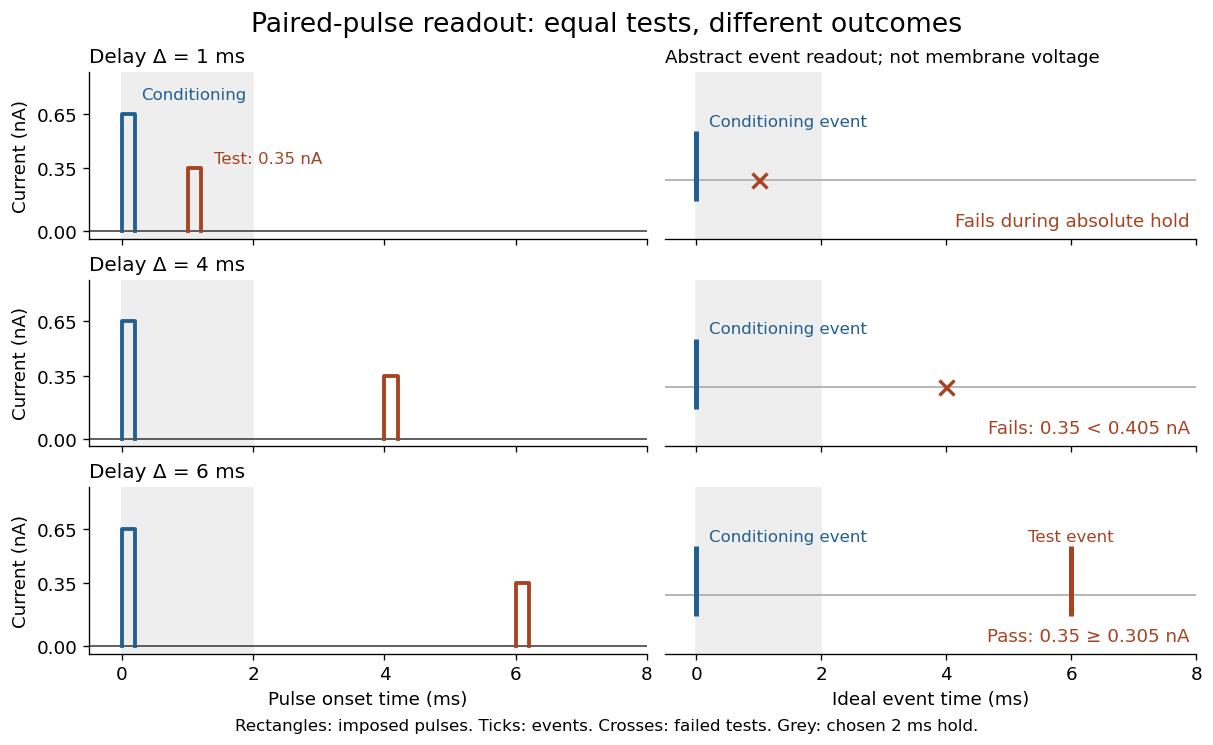

This chart was generated by the following Python code:
"""Original ideal event readout for a stipulated recovery rule; no voltage trace.

Tested: Python 3.14.4, matplotlib 3.10.7, numpy 2.3.5.
Output matching basename.png in cwd. Each row is an independently reset trial.
Conditioning success at time zero is assumed; successful tests emit at onset.
"""
import math
from pathlib import Path

import matplotlib
matplotlib.use('Agg')
import matplotlib.pyplot as plt
import numpy as np

HOLD_MS = 2.0
TAU_MS = 3.0
BASE_NA = 0.2
EXCESS = 2.0
TEST_NA = 0.35
WIDTH_MS = 0.2


def required_current(delay_ms):
    if delay_ms < HOLD_MS:
        return np.inf
    return BASE_NA * (1 + EXCESS*np.exp(-(delay_ms-HOLD_MS)/TAU_MS))


def test_passes(delay_ms, current_na=TEST_NA):
    if delay_ms < HOLD_MS:
        return False
    required = required_current(delay_ms)
    # Include mathematical equality despite a few ULPs of floating-point error.
    return current_na >= required or math.isclose(
        current_na, required, rel_tol=4*np.finfo(float).eps, abs_tol=0.0)


def pulse(ax, start, height, color):
    ax.plot([start, start, start+WIDTH_MS, start+WIDTH_MS],
            [0, height, height, 0], color=color, lw=2.3)


def main():
    plt.rcParams.update({'font.size': 11, 'font.family': 'DejaVu Sans'})
    fig, axes = plt.subplots(3, 2, figsize=(10.0, 6.1), sharex=True,
                             gridspec_kw={'width_ratios': [1.05, 1]}, layout='constrained')
    fig.set_facecolor('white')
    blue, orange = '#225f91', '#a74321'
    for row, delta in enumerate([1.0, 4.0, 6.0]):
        inp, out = axes[row]
        for ax in [inp, out]:
            ax.set_facecolor('white')
            ax.axvspan(0, HOLD_MS, color='#eeeeee', zorder=0)
            ax.spines[['top', 'right']].set_visible(False)
            ax.set_xlim(-0.5, 8)
            ax.set_xticks([0, 2, 4, 6, 8])
        inp.plot([-0.5, 8], [0, 0], color='#444444', lw=1)
        pulse(inp, 0, 0.65, blue)
        pulse(inp, delta, TEST_NA, orange)
        inp.set_ylim(-0.04, 0.88)
        inp.set_yticks([0, 0.35, 0.65])
        inp.set_ylabel('Current (nA)')
        inp.set_title(f'Delay Δ = {delta:g} ms', loc='left', fontsize=12)
        if row == 0:
            inp.text(0.3, 0.73, 'Conditioning', color=blue, fontsize=10)
            inp.text(1.4, 0.38, 'Test: 0.35 nA', color=orange, fontsize=10)
        out.set_ylim(0, 1.55)
        out.set_yticks([])
        out.spines['left'].set_visible(False)
        out.hlines(0.55, -0.5, 8, color='#aaaaaa', lw=1)
        out.vlines(0, 0.35, 1.0, color=blue, lw=3)
        out.text(0.2, 1.05, 'Conditioning event', color=blue, fontsize=10)
        if test_passes(delta):
            out.vlines(delta, 0.35, 1.0, color=orange, lw=3)
            out.text(delta, 1.05, 'Test event', color=orange, ha='center', fontsize=10)
            reason = f'Pass: 0.35 ≥ {required_current(delta):.3f} nA'
        else:
            out.plot(delta, 0.55, marker='x', color=orange, ms=9, mew=2)
            reason = ('Fails during absolute hold' if delta < HOLD_MS else
                      f'Fails: 0.35 < {required_current(delta):.3f} nA')
        out.text(7.9, 0.12, reason, ha='right', color=orange, fontsize=11)
    axes[-1, 0].set_xlabel('Pulse onset time (ms)')
    axes[-1, 1].set_xlabel('Ideal event time (ms)')
    fig.suptitle('Paired-pulse readout: equal tests, different outcomes', fontsize=16)
    fig.supxlabel('Rectangles: imposed pulses. Ticks: events. Crosses: failed tests. Grey: chosen 2 ms hold.', fontsize=10)
    axes[0, 1].set_title('Abstract event readout; not membrane voltage', loc='left', fontsize=11)
    fig.savefig(Path(__file__).with_suffix('.png').name, dpi=120,
                facecolor='white', bbox_inches='tight')
    plt.close(fig)


if __name__ == '__main__':
    main()
